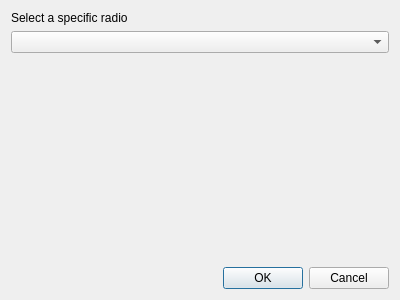
<?xml version="1.0" encoding="UTF-8"?>
<ui version="4.0">
 <class>RadioSelectionDialog</class>
 <widget class="QDialog" name="RadioSelectionDialog">
  <property name="geometry">
   <rect>
    <x>0</x>
    <y>0</y>
    <width>400</width>
    <height>300</height>
   </rect>
  </property>
  <property name="windowTitle">
   <string>Cannot auto-detect radio</string>
  </property>
  <layout class="QVBoxLayout" name="verticalLayout">
   <item>
    <widget class="QLabel" name="message">
     <property name="text">
      <string>Select a specific radio</string>
     </property>
    </widget>
   </item>
   <item>
    <widget class="QComboBox" name="radios"/>
   </item>
   <item>
    <widget class="QLabel" name="description">
     <property name="sizePolicy">
      <sizepolicy hsizetype="Preferred" vsizetype="MinimumExpanding">
       <horstretch>0</horstretch>
       <verstretch>0</verstretch>
      </sizepolicy>
     </property>
     <property name="text">
      <string/>
     </property>
     <property name="alignment">
      <set>Qt::AlignLeading|Qt::AlignLeft|Qt::AlignTop</set>
     </property>
    </widget>
   </item>
   <item>
    <widget class="QDialogButtonBox" name="buttonBox">
     <property name="orientation">
      <enum>Qt::Horizontal</enum>
     </property>
     <property name="standardButtons">
      <set>QDialogButtonBox::Cancel|QDialogButtonBox::Ok</set>
     </property>
    </widget>
   </item>
  </layout>
 </widget>
 <resources/>
 <connections>
  <connection>
   <sender>buttonBox</sender>
   <signal>accepted()</signal>
   <receiver>RadioSelectionDialog</receiver>
   <slot>accept()</slot>
   <hints>
    <hint type="sourcelabel">
     <x>248</x>
     <y>254</y>
    </hint>
    <hint type="destinationlabel">
     <x>157</x>
     <y>274</y>
    </hint>
   </hints>
  </connection>
  <connection>
   <sender>buttonBox</sender>
   <signal>rejected()</signal>
   <receiver>RadioSelectionDialog</receiver>
   <slot>reject()</slot>
   <hints>
    <hint type="sourcelabel">
     <x>316</x>
     <y>260</y>
    </hint>
    <hint type="destinationlabel">
     <x>286</x>
     <y>274</y>
    </hint>
   </hints>
  </connection>
 </connections>
</ui>
